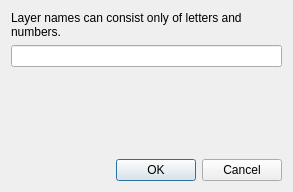
<?xml version="1.0" encoding="UTF-8"?>
<ui version="4.0">
 <class>ACNewLayerDialog</class>
 <widget class="QDialog" name="ACNewLayerDialog">
  <property name="geometry">
   <rect>
    <x>0</x>
    <y>0</y>
    <width>293</width>
    <height>192</height>
   </rect>
  </property>
  <property name="windowTitle">
   <string>Dialog</string>
  </property>
  <layout class="QVBoxLayout" name="verticalLayout">
   <item>
    <widget class="QLabel" name="label">
     <property name="text">
      <string>Layer names can consist only of letters and numbers.</string>
     </property>
     <property name="wordWrap">
      <bool>true</bool>
     </property>
    </widget>
   </item>
   <item>
    <widget class="QLineEdit" name="layerName"/>
   </item>
   <item>
    <spacer name="verticalSpacer">
     <property name="orientation">
      <enum>Qt::Vertical</enum>
     </property>
     <property name="sizeHint" stdset="0">
      <size>
       <width>20</width>
       <height>81</height>
      </size>
     </property>
    </spacer>
   </item>
   <item>
    <widget class="QDialogButtonBox" name="buttonBox">
     <property name="orientation">
      <enum>Qt::Horizontal</enum>
     </property>
     <property name="standardButtons">
      <set>QDialogButtonBox::Cancel|QDialogButtonBox::Ok</set>
     </property>
    </widget>
   </item>
  </layout>
 </widget>
 <resources/>
 <connections>
  <connection>
   <sender>buttonBox</sender>
   <signal>accepted()</signal>
   <receiver>ACNewLayerDialog</receiver>
   <slot>accept()</slot>
   <hints>
    <hint type="sourcelabel">
     <x>248</x>
     <y>254</y>
    </hint>
    <hint type="destinationlabel">
     <x>157</x>
     <y>274</y>
    </hint>
   </hints>
  </connection>
  <connection>
   <sender>buttonBox</sender>
   <signal>rejected()</signal>
   <receiver>ACNewLayerDialog</receiver>
   <slot>reject()</slot>
   <hints>
    <hint type="sourcelabel">
     <x>316</x>
     <y>260</y>
    </hint>
    <hint type="destinationlabel">
     <x>286</x>
     <y>274</y>
    </hint>
   </hints>
  </connection>
 </connections>
</ui>
